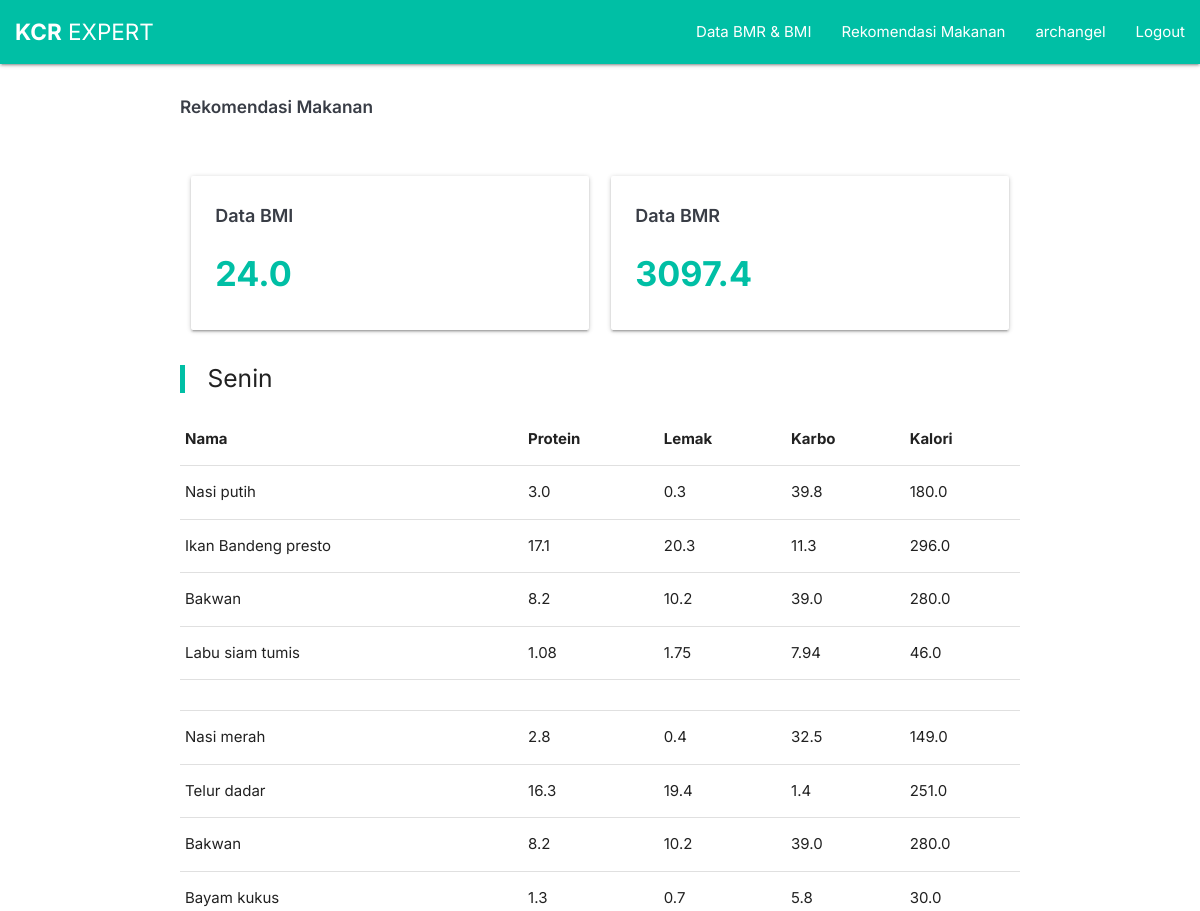
Before: / (signed in, upper part) with the older database file.
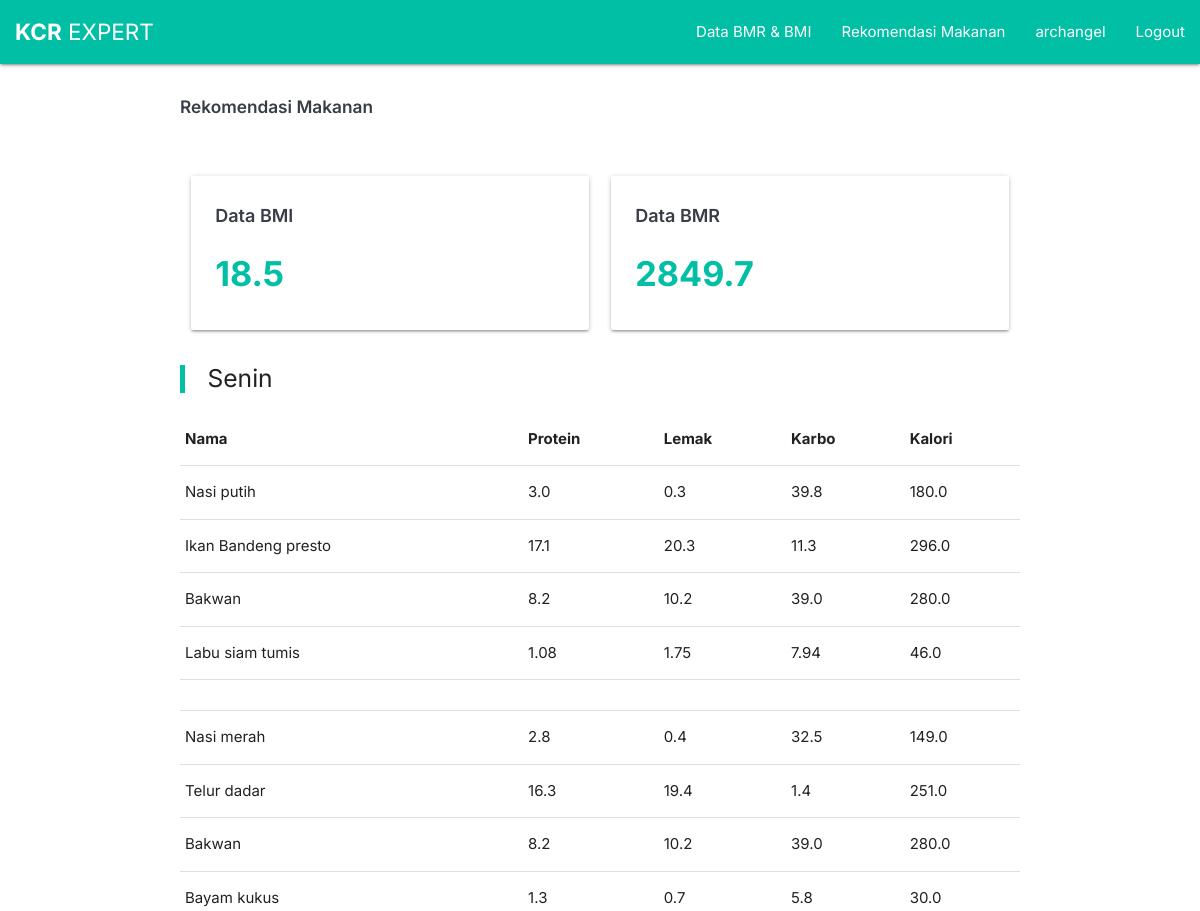
After: the same page with the newer database file.
### diet/models.py (models this page shows)
class UserBMI(models.Model):
    user = models.ForeignKey(
        User, on_delete=models.CASCADE, null=True, blank=True)
    umur = models.IntegerField()
    tinggi_badan = models.FloatField()
    berat_badan = models.FloatField()
    jenis_kelamin = models.CharField(
        max_length=100,
        choices=JENIS_KELAMIN)
    tingkat_aktivitas = models.CharField(
        max_length=250,
        choices=TINGKAT_AKTIVITAS)
    bmi = models.FloatField(null=True, blank=True)
    bmr = models.FloatField(null=True, blank=True)

class Menu(models.Model):
    nama = models.CharField(max_length=250)
    protein = models.FloatField()
    lemak = models.FloatField()
    karbo = models.FloatField()
    kalori = models.FloatField()
    jenis = models.CharField(
        max_length=250,
        choices=JENIS)

### diet/views.py (the view)
# urls.py: path("", views.homepage, name="homepage"),
def homepage(request):
    if request.user.is_authenticated:
        UserBMIData = UserBMI.objects.all().filter(user=request.user)
        for menu in Menu.objects.all().filter(jenis="Lauk Hewani"):
            menu_laukHewani.append(Menu_namedTuple(menu.nama, menu.protein,
                                                   menu.lemak, menu.karbo, menu.kalori))
        for menu in Menu.objects.all().filter(jenis="Lauk Nabati"):
            menu_laukNabati.append(Menu_namedTuple(menu.nama, menu.protein,
                                                   menu.lemak, menu.karbo, menu.kalori))
        for menu in Menu.objects.all().filter(jenis="Sayur"):
            menu_sayur.append(Menu_namedTuple(menu.nama, menu.protein,
                                              menu.lemak, menu.karbo, menu.kalori))
        for menu in Menu.objects.all().filter(jenis="Nasi"):
            menu_nasi.append(Menu_namedTuple(menu.nama, menu.protein,
                                             menu.lemak, menu.karbo, menu.kalori))
        mutation_rate = 0.05
        isLooping = True
        if len(UserBMIData) != 0:
            for user_info in UserBMIData:
                bmr = user_info.bmr
                limit_kalori = round(bmr * 7)
            final_menu = []
            population = generate_population(30)
            fitness = generate_fitness(limit_kalori, population)
            generation = 0
            while(isLooping):
                parents = selection(fitness)
                parent1 = population[parents[0]]
                parent2 = population[parents[1]]
                [child1, child2] = crossover(parent1, parent2)
                mutant1 = mutation(child1, mutation_rate)
                mutant2 = mutation(child2, mutation_rate)
                population = regeneration(
                    population, fitness, mutant1, mutant2)
                fitness = generate_fitness(limit_kalori, population)
                print(f"Best Fitness: {max(fitness)}")
                generation += 1
                if(generation == 1000 or max(fitness) == 100):
                    isLooping = False
                    kalori_sementara = 0
                    population_index = fitness.index(max(fitness))
                    for i in population[population_index]:
                        final_menu.append(i)
                        for j in i:
                            kalori_sementara += j.kalori
                print(f"Best solution found at {generation} generations!")
                print(f"=========================")
            final_menu_senin = final_menu[0:3]
            final_menu_selasa = final_menu[3:6]
            final_menu_rabu = final_menu[6:9]
            final_menu_kamis = final_menu[9:12]
            final_menu_jumat = final_menu[12:15]
            final_menu_sabtu = final_menu[15:18]
            final_menu_minggu = final_menu[18:21]
            return render(request=request,
                          template_name="diet/diet.html",
                          context={"users": UserBMIData,
                                   "menu_senin": final_menu_senin,
                                   "menu_selasa": final_menu_selasa,
                                   "menu_rabu": final_menu_rabu,
                                   "menu_kamis": final_menu_kamis,
                                   "menu_jumat": final_menu_jumat,
                                   "menu_sabtu": final_menu_sabtu,
                                   "menu_minggu": final_menu_minggu, })
        else:
            return render(request=request,
                          template_name="diet/diet.html")
    else:
        return redirect("diet:login")

### diet/views.py (called while the page is built)
def generate_menuSatuHari():
    menu_satuHari = []
    genome_nasi = secrets.choice(menu_nasi)
    genome_hewani = secrets.choice(menu_laukHewani)
    genome_nabati = secrets.choice(menu_laukNabati)
    genome_sayur = secrets.choice(menu_sayur)
    menu_satuHari.insert(0, genome_nasi)
    menu_satuHari.insert(1, genome_hewani)
    menu_satuHari.insert(2, genome_nabati)
    menu_satuHari.insert(3, genome_sayur)
    return menu_satuHari

def generate_genome(size: int):
    genome = []
    for i in range(0, size):
        for j in range(0, 3):
            menu_satuHari = []
            genome_nasi = secrets.choice(menu_nasi)
            genome_hewani = secrets.choice(menu_laukHewani)
            genome_nabati = secrets.choice(menu_laukNabati)
            genome_sayur = secrets.choice(menu_sayur)
            menu_satuHari.insert(0, genome_nasi)
            menu_satuHari.insert(1, genome_hewani)
            menu_satuHari.insert(2, genome_nabati)
            menu_satuHari.insert(3, genome_sayur)
        genome.insert(j, menu_satuHari)
    return genome

def generate_population(size: int):
    population = []
    for i in range(size):
        population.insert(i, generate_genome(21))  # 21 = 7 hari * 3 kali makan
    return population

def generate_fitness(limit_kalori: int, population: list):
    fitness = []
    idx = 0
    for genome in population:
        fitness_pct = 0
        kalori = 0
        for hari in (genome):
            for i in hari:
                kalori += i.kalori
        fitness_pct = (kalori/limit_kalori) * 100
        if (kalori > limit_kalori):
            fitness.insert(idx, 0)
        else:
            fitness.insert(idx, fitness_pct)
        idx += 1
    return fitness

def selection(fitness: list):
    fitness_clone = fitness[:]
    parent1 = max(fitness_clone, key=float)
    parent1_index = fitness.index(parent1)
    fitness_clone.pop(parent1_index)
    parent2 = max(fitness_clone, key=float)
    parent2_index = fitness.index(parent2)
    return [parent1_index, parent2_index]

def crossover(parent1: list, parent2: list):
    child1 = parent1[:]
    child2 = parent2[:]
    crossover_point = round(len(child1)/2)
    child1[0:crossover_point] = parent2[0:crossover_point]
    child2[0:crossover_point] = parent1[0:crossover_point]
    return [child1, child2]

### diet/templates/diet/diet.html (shortened to what this page needs)
{% extends "diet/header.html" %}
{% block content %}
<h6 style="font-weight: 600; color: #393D46;">Rekomendasi Makanan</h6><br><br>
{% if user.is_authenticated and menu_senin|length != 0 %}
<div class="row">
    <div class="col s6">
        {% for user in users %}
        <div class="card">
            <div class="card-content">
                <span class="card-title" style="font-weight: 600; font-size: 1.2rem; color: #393D46;">Data BMI</span>
                <h4 style="color: #00bfa5; font-weight: bold;">{{user.bmi|floatformat}}</h4>
            </div>
        </div>
        {% endfor %}
    </div>
    <div class="col s6">
        {% for user in users %}
        <div class="card">
            <div class="card-content">
                <span class="card-title" style="font-weight: 600; font-size: 1.2rem; color: #393D46;">Data BMR</span>
                <h4 style="color: #00bfa5; font-weight: bold;">{{user.bmr|floatformat}}</h4>
            </div>
        </div>
        {% endfor %}
    </div>
</div>
<blockquote>
    <h5>Senin</h5>
</blockquote>
<table>
    <thead>
        <tr>
            <th>Nama</th>
            <th>Protein</th>
            <th>Lemak</th>
            <th>Karbo</th>
            <th>Kalori</th>
        </tr>
    </thead>
    <tbody>
        {% for menu in menu_senin %}
        {% for i in menu %}
        <tr>
            <td>{{i.nama}}</td>
            <td>{{i.protein}}</td>
            <td>{{i.lemak}}</td>
            <td>{{i.karbo}}</td>
            <td>{{i.kalori}}</td>
        </tr>
        {% ifequal forloop.counter|divisibleby:"4" True %}
        <tr>
            <td></td>
            <td></td>
            <td></td>
        </tr>
        {% endifequal %}
        {% endfor %}
        {% endfor %}
    </tbody>
</table>
<br>
<br>
<br>
<br>
<br>
<br>
{% else %}
<h6>Tidak ada data BMI dan BMR</h6> Silahkan isi data <a href="/data">disini</a>
{% endif %}
{% endblock %}

### diet/templates/diet/header.html (shortened to what this page needs)
<!DOCTYPE html>
<html lang="en">
<head>
    {% load static %}
    <link rel="stylesheet" href="{% static 'diet/css/style.css' %}">
    <link rel="stylesheet" href="https://cdnjs.cloudflare.com/ajax/libs/materialize/1.0.0/css/materialize.min.css">
</head>
<body>
    <div class="navbar-fixed">
        <nav>
            <div class="nav-wrapper teal accent-4">
                <a href="" class="brand-logo" style="padding-left: 1rem; font-size: 1.5rem;"><span
                        style="font-weight: bold;">KCR</span> EXPERT</a>
                <ul class="right hide-on-med-and-down">
                    {% if user.is_authenticated %}
                    <li><a href="/data">Data BMR & BMI</a></li>
                    <li><a href="/">Rekomendasi Makanan</a></li>
                    <li><a href="">{{user.username}}</a< /li>
                    <li><a href="/logout">Logout</a></li>
                    {% else %}
                    <li><a href="/register">Register</a></li>
                    <li><a href="/login">Login</a></li>
                    {% endif %}
                </ul>
            </div>
        </nav>
    </div>
    <div class="container">
        <br>
        {% block content %}
        {% endblock %}
    </div>
</body>
</html>

### diet/templates/diet/header.html (style rules this page uses)
* { font-family: 'Inter', sans-serif; }
blockquote { border-left: 5px solid #00bfa5; }

Changed rows visible on the page:
changed UserBMI: bmi "24.0" → "18.5"; bmr "3097.4" → "2849.7"
